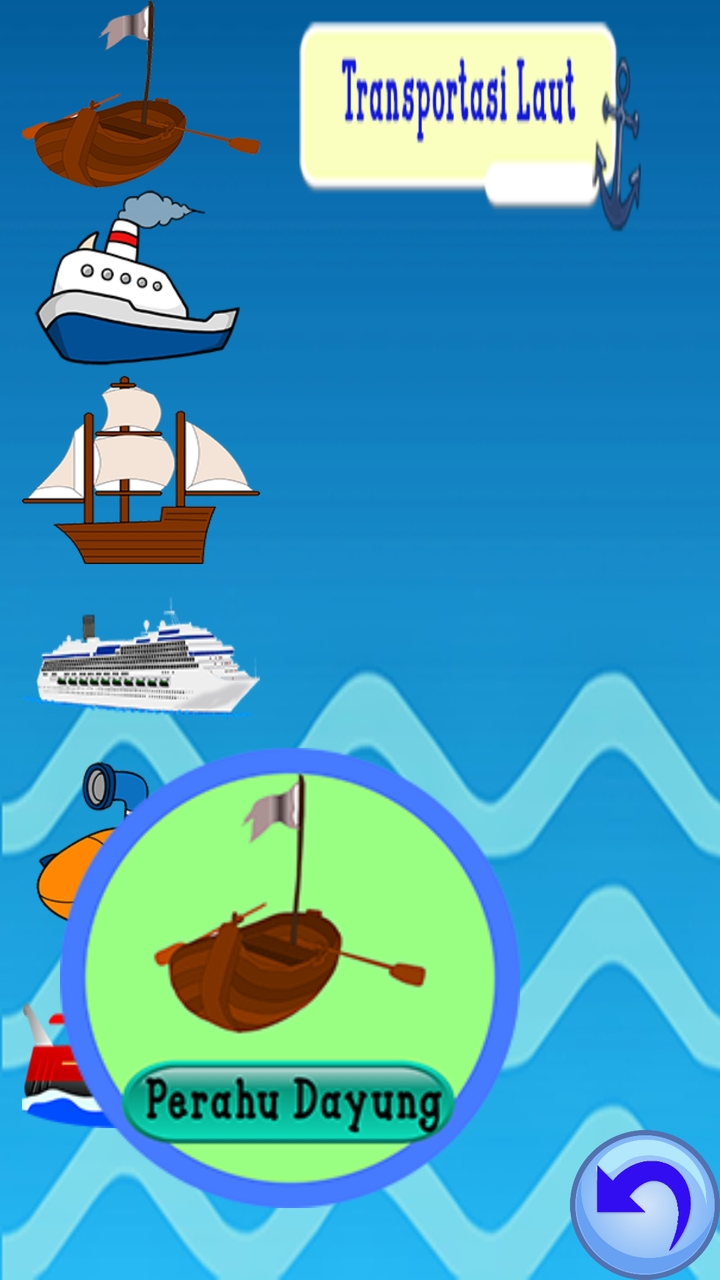
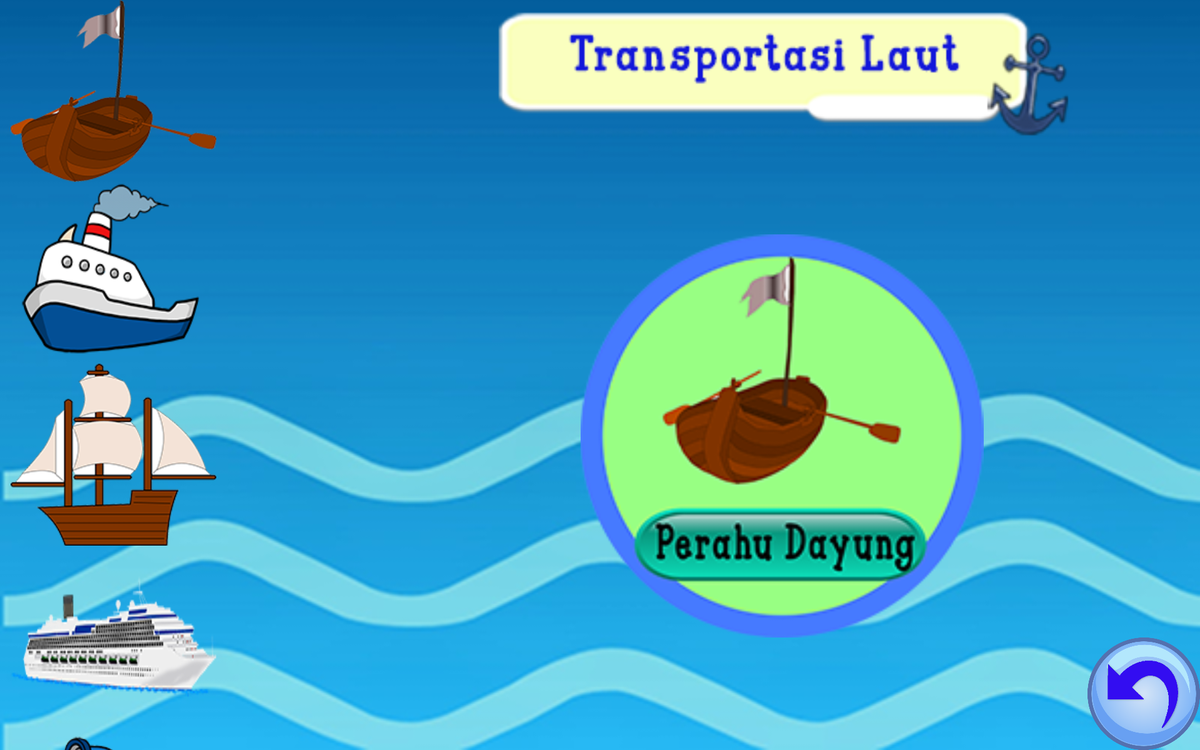

First picture: res/layout/ on a phone held upright. Second picture: the repository's own variant of that layout, on a device whose configuration matches the variant's folder. Source for both follows.
<!-- AndroidManifest.xml: application theme Theme.AppCompat.DayNight.NoActionBar -->
<!-- res/layout/activity_tlaut.xml -->
<?xml version="1.0" encoding="utf-8"?>
<RelativeLayout
    xmlns:android="http://schemas.android.com/apk/res/android"
    xmlns:app="http://schemas.android.com/apk/res-auto"
    xmlns:tools="http://schemas.android.com/tools"
    android:layout_width="match_parent"
    android:layout_height="match_parent"
    android:background="@drawable/backwater"
    android:screenOrientation="landscape"
    tools:context="com.example.vien.transportasi.TlautActivity">

    <RelativeLayout
        android:layout_width="wrap_content"
        android:layout_height="wrap_content"
        tools:layout_editor_absoluteY="0dp"
        tools:layout_editor_absoluteX="8dp"
        android:id="@+id/relativeLayout3">

    <ScrollView
        android:layout_width="wrap_content"
        android:layout_height="wrap_content"
        android:scrollbars="none"
        tools:layout_editor_absoluteX="8dp"
        tools:layout_editor_absoluteY="8dp"
        android:id="@+id/scrollView2"
        android:layout_alignParentTop="true"
        android:layout_alignParentLeft="true"
        android:layout_alignParentStart="true"
        android:layout_marginLeft="11dp"
        android:layout_marginStart="11dp">

    <LinearLayout
        android:layout_width="match_parent"
        android:layout_height="wrap_content"
        android:orientation="vertical" >

    <ImageButton
        android:id="@+id/imagedayung"
        android:layout_width="119dp"
        android:layout_height="94dp"
        android:background="@drawable/dayung" />
    <ImageButton
        android:id="@+id/imagekapaluap"
        android:layout_width="119dp"
        android:layout_height="94dp"
        android:background="@drawable/kapaluap" />
    <ImageButton
        android:id="@+id/imagelayar"
        android:layout_width="119dp"
        android:layout_height="94dp"
        android:background="@drawable/layar" />
    <ImageButton
        android:id="@+id/imagepesiar"
        android:layout_width="119dp"
        android:layout_height="94dp"
        android:background="@drawable/pesiar" />
    <ImageButton
        android:id="@+id/imageselam"
        android:layout_width="119dp"
        android:layout_height="94dp"
        android:background="@drawable/selam" />
    <ImageButton
        android:id="@+id/imageperahum"
        android:layout_width="119dp"
        android:layout_height="94dp"
        android:background="@drawable/perahum" />
    </LinearLayout>
    </ScrollView>
    </RelativeLayout>
    <ImageView
        android:id="@+id/imagedayung1"
        android:layout_width="280dp"
        android:layout_height="230dp"
        app:srcCompat="@drawable/dayung1"
        android:layout_marginBottom="36dp"
        android:layout_alignParentBottom="true"
        android:layout_toLeftOf="@+id/imagebackud"
        android:layout_toStartOf="@+id/imagebackud" />
    <ImageButton
        android:id="@+id/imagebackud"
        android:layout_width="75dp"
        android:layout_height="75dp"
        android:background="@drawable/back"
        android:layout_alignParentBottom="true"
        android:layout_alignParentRight="true"
        android:layout_alignParentEnd="true" />
    </RelativeLayout>
<!-- resources referenced by this layout -->
<resources>
  <!-- drawable back: png bitmap (drawable-xxhdpi, 74185 bytes) -->
  <!-- drawable backwater: png bitmap (drawable-mdpi, 107642 bytes) -->
  <!-- drawable dayung: png bitmap (drawable-xxhdpi, 27502 bytes) -->
  <!-- drawable dayung1: png bitmap (drawable-xxhdpi, 29628 bytes) -->
  <!-- drawable kapaluap: png bitmap (drawable-ldpi, 18790 bytes) -->
  <!-- drawable layar: png bitmap (drawable-xxhdpi, 24369 bytes) -->
  <!-- drawable perahum: png bitmap (drawable-xxhdpi, 15222 bytes) -->
  <!-- drawable pesiar: png bitmap (drawable-hdpi, 21495 bytes) -->
  <!-- drawable selam: png bitmap (drawable-hdpi, 33193 bytes) -->
</resources>
<!-- res/layout-sw720dp/activity_tlaut.xml (the repository's variant of the layout above) -->
<!-- drawn on a large tablet held sideways -->
<?xml version="1.0" encoding="utf-8"?>
<RelativeLayout xmlns:android="http://schemas.android.com/apk/res/android"
    xmlns:app="http://schemas.android.com/apk/res-auto"
    xmlns:tools="http://schemas.android.com/tools"
    android:layout_width="match_parent"
    android:layout_height="match_parent"
    android:background="@drawable/backwater"
    android:screenOrientation="landscape"
    tools:context="com.example.vien.transportasi.TlautActivity">

    <RelativeLayout
        android:layout_width="wrap_content"
        android:layout_height="wrap_content"
        tools:layout_editor_absoluteY="0dp"
        tools:layout_editor_absoluteX="8dp"
        android:id="@+id/relativeLayout3">

    <ScrollView
        android:layout_width="wrap_content"
        android:layout_height="wrap_content"
        android:scrollbars="none"
        tools:layout_editor_absoluteX="8dp"
        tools:layout_editor_absoluteY="8dp"
        android:id="@+id/scrollView2"
        android:layout_alignParentTop="true"
        android:layout_alignParentLeft="true"
        android:layout_alignParentStart="true"
        android:layout_marginLeft="11dp"
        android:layout_marginStart="11dp">

    <LinearLayout
        android:layout_width="match_parent"
        android:layout_height="wrap_content"
        android:orientation="vertical" >

    <ImageButton
        android:id="@+id/imagedayung"
        android:layout_width="219dp"
        android:layout_height="194dp"
        android:background="@drawable/dayung" />
    <ImageButton
        android:id="@+id/imagekapaluap"
        android:layout_width="219dp"
        android:layout_height="194dp"
        android:background="@drawable/kapaluap" />
    <ImageButton
        android:id="@+id/imagelayar"
        android:layout_width="219dp"
        android:layout_height="194dp"
        android:background="@drawable/layar" />
    <ImageButton
        android:id="@+id/imagepesiar"
        android:layout_width="219dp"
        android:layout_height="194dp"
        android:background="@drawable/pesiar" />
    <ImageButton
        android:id="@+id/imageselam"
        android:layout_width="219dp"
        android:layout_height="194dp"
        android:background="@drawable/selam" />
    <ImageButton
        android:id="@+id/imageperahum"
        android:layout_width="219dp"
        android:layout_height="194dp"
        android:background="@drawable/perahum" />
    </LinearLayout>
    </ScrollView>
    </RelativeLayout>
    <ImageView
        android:id="@+id/imagedayung1"
        android:layout_width="480dp"
        android:layout_height="430dp"
        app:srcCompat="@drawable/dayung1"
        android:layout_above="@+id/imagebackud"
        android:layout_toLeftOf="@+id/imagebackud"
        android:layout_toStartOf="@+id/imagebackud"
        android:layout_marginRight="86dp"
        android:layout_marginEnd="86dp" />
    <ImageButton
        android:id="@+id/imagebackud"
        android:layout_width="120dp"
        android:layout_height="120dp"
        android:background="@drawable/back"
        android:layout_alignParentBottom="true"
        android:layout_alignParentRight="true"
        android:layout_alignParentEnd="true" />
</RelativeLayout>
